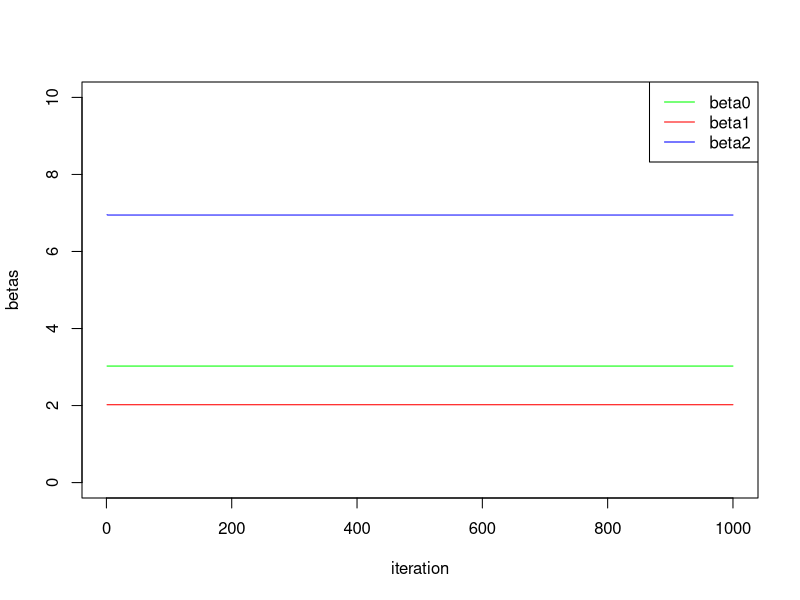
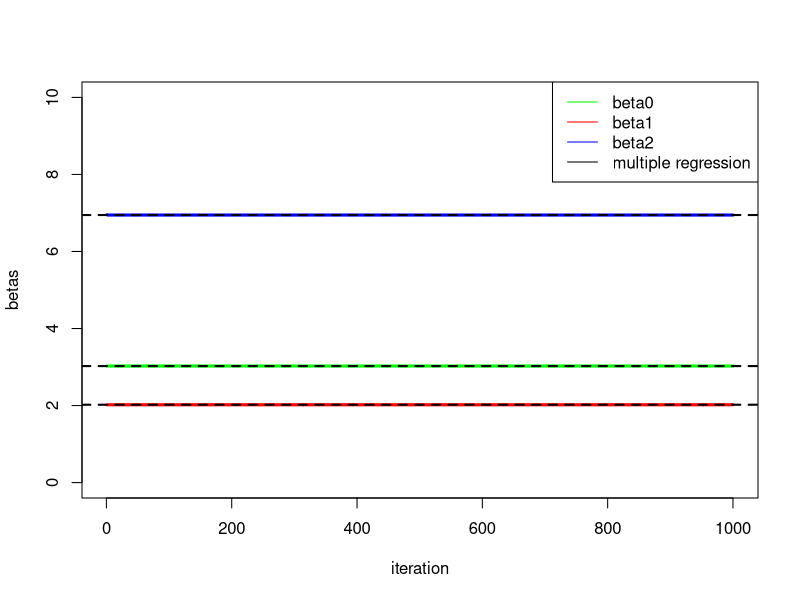
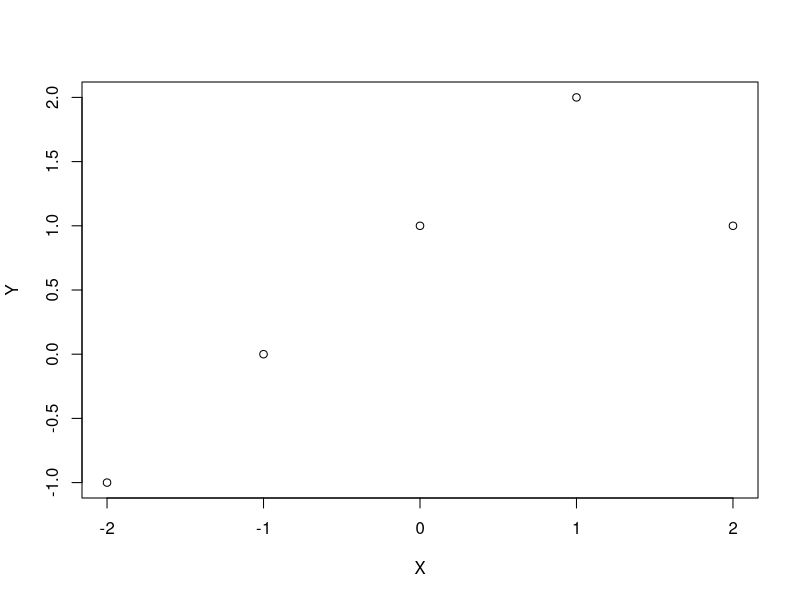
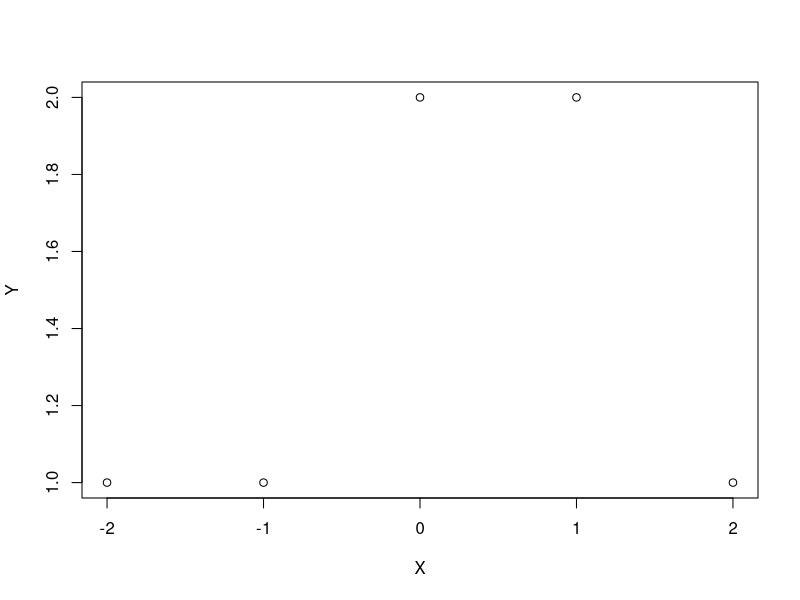

Source code (R) for these figures, in order:
## ---- chunk 1
set.seed(1)
X1 = rnorm(100)
X2 = rnorm(100)
Y = 3 + 2 * X1 + 7 * X2 + rnorm(100)
## ---- chunk 2
beta1 = 1.3
## ---- chunk 3
a = Y - beta1 * X1
beta2 = lm(a~X2)$coef[2]
beta2
## ---- chunk 4
a = Y - beta2 * X2
beta1 = lm(a~X1)$coef[2]
beta1
## ---- chunk 5
# Lists for beta0, beta1, beta2
beta0list = rep(0, 1000)
beta1list = rep(0, 1000)
beta2list = rep(0, 1000) 

beta1 = 10

# for loop repeating for 1000 iterations
for (i in 1:1000){
  # beta2
  a = Y - beta1 * X1
  beta2 = lm(a~X2)$coef[2]
  beta2list[i] = beta2
  
  # beta1
  a = Y - beta2 * X2
  beta1 = lm(a~X1)$coef[2]
  beta1list[i] = beta1
  
  #beta0
  a = Y - beta1 * X1 - beta2 * X2
  beta0 = lm(a~1)$coef[1]
  beta0list[i] = beta0
}
## ---- chunk 6
# Plot
plot(1:1000, beta0list, type = "l", xlab = "iteration", ylab = "betas", col = "green", ylim = c(0,10))
lines(1:1000, beta1list, col = "red")
lines(1:1000, beta2list, col = "blue")
legend("topright", c("beta0", "beta1", "beta2"), lty = 1, col = c("green", "red", "blue"))

## ---- chunk 7
lm.fit = lm(Y ~ X1 + X2)
plot(1:1000, beta0list, type = "l", xlab = "iteration", ylim = c(0,10), ylab = "betas", col = "green", lwd = 3)
lines(1:1000, beta1list, col = "red", lwd = 3)
lines(1:1000, beta2list, col = "blue", lwd = 3)
abline(h = lm.fit$coef[1], lty = "dashed", lwd = 2)
abline(h = lm.fit$coef[2], lty = "dashed", lwd = 2)
abline(h = lm.fit$coef[3], lty = "dashed", lwd = 2)

legend("topright", c("beta0", "beta1", "beta2", "multiple regression"), lty = 1, col = c("green", "red", "blue", "black"))
## ---- chunk 8
X = -2:2
Y = 1 + 1*X + -2 * (X-1)^2 * I(X>=1)
plot(X, Y)
## ---- chunk 9
X = -2:2
Y = 1 + 1 * (I(0<=X)&I(X<=2))-(X-1)*(I(1<=X)&I(X<=2)) + 3*(X-3)*(I(3<=X)&I(X<=4)) + (I(4<X)& I(X<=5))
plot(X,Y)
